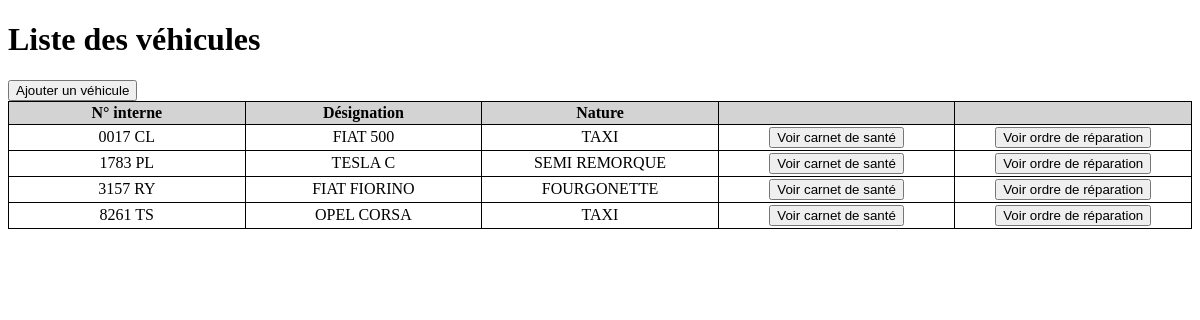
The app's page /gestion_vehicule.php with its own data.
### tables this page shows
CREATE TABLE vehicule(
    v_num_interne VARCHAR(50) NOT NULL,
    v_marque VARCHAR(20),
    v_modele VARCHAR(20),
    v_nature VARCHAR(20),
    v_code_parc INT(10),
    v_carburant VARCHAR(10),
    v_compteur INT(10),
    PRIMARY KEY (v_num_interne)
);

### gestion_vehicule.php (the view, shortened to what this page needs)
<?php
include_once('header.php');
$afficher_vehicule = $db->prepare('SELECT * FROM vehicule');
$afficher_vehicule->execute();
$resultats = $afficher_vehicule->fetchAll();
?>
<h1>Liste des véhicules</h1>
<a href="ajout_vehicule.php">
    <button>Ajouter un véhicule</button>
</a>
<table>
    <tr class="tr_top">
        <th id="th_CDS">N° interne</th>
        <th>Désignation</th>
        <th>Nature</th>
        <th></th>
        <th></th>
    </tr>
    <?php foreach ($resultats as $resultat) { ?>
        <tr>
            <td><?php echo $resultat['v_num_interne'] ?></td>
            <td><?php echo $resultat['v_marque'] . " " . $resultat['v_modele'] ?></td>
            <td><?php echo $resultat['v_nature']; ?></td>
            <td style="border=10px;">
                <form action='carnet_sante.php' method='post'>
                    <input type='submit' value='Voir carnet de santé'>
                </form>
            </td>
            <td style="border=10px;">
                <form action='ordre_reparation.php' method='post'>
                    <input type='submit' value='Voir ordre de réparation'>
                </form>
            </td>
        </tr>
    <?php }; ?>
</table>

### header.php (shortened to what this page needs)
<!doctype html>
<html lang="fr">
<head>
    <link rel="stylesheet" href="../style/styles.css">
</head>
<body>

### style/styles.css (style rules this page uses)
table { table-layout: fixed; width: 100%; display: compact; overflow: auto; border-collapse: collapse; text-align: center; word-wrap: break-word; }
td, th { margin: 2px auto; padding: 2px; border: 1px solid black; }
.tr_top { background-color: lightgray; font-weight: bolder; }

### records on screen
vehicule: v_num_interne "0017 CL", v_marque "FIAT", v_modele "500", v_nature "TAXI"
vehicule: v_num_interne "1783 PL", v_marque "TESLA", v_modele "C", v_nature "SEMI REMORQUE"
vehicule: v_num_interne "3157 RY", v_marque "FIAT", v_modele "FIORINO", v_nature "FOURGONETTE"
vehicule: v_num_interne "8261 TS", v_marque "OPEL", v_modele "CORSA", v_nature "TAXI"
